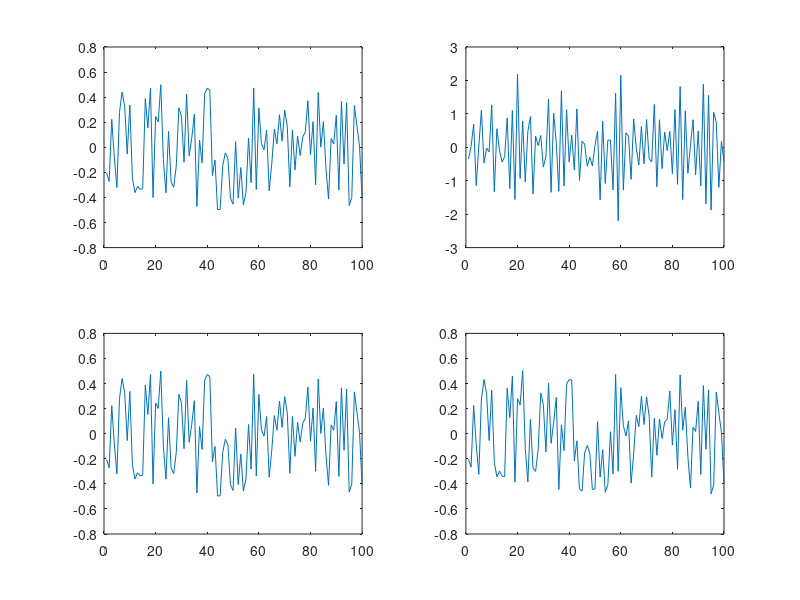

The MATLAB source for this figure:
fs=8192;
xn=rand(1,2*fs)-0.5;
f0=1024;
t=1:1:100;
y_add=zeros(size(xn));
for i=1:length(xn)
    y_add(i)=xn(i)+sin(2*pi*f0*(i-1)*fs);
end
N=2001;
w0=pi/4;
b0=1/((1-exp(1i*w0))*(1-exp(-1i*w0)));
b1=[1,-exp(1i*w0)];
b2=[1,-exp(-1i*w0)];
b=b0*conv(b1,b2);
a0=1;
a1=[1,0];
a2=[1,0];
a=a0*conv(a1,a2);
y=filter(b,a,y_add);
%sound(y,fs);
subplot(2,2,1);
plot(t,y_add(1:100));
subplot(2,2,2);
plot(t,y(1:100));

r0=0.99;
b0=(1-r0*exp(1i*w0))*(1-r0*exp(-1i*w0))/((1-exp(1i*w0))*(1-exp(-1i*w0)));
b1=[1,-exp(1i*w0)];
b2=[1,-exp(-1i*w0)];
b=b0*conv(b1,b2);
a1=[1,-r0*exp(1i*w0)];
a2=[1,-r0*exp(-1i*w0)];
a=conv(a1,a2);
y=filter(b,a,y_add);
subplot(2,2,3);
plot(t,y_add(1:100));
subplot(2,2,4);
plot(t,y(1:100));
sound(y,fs);